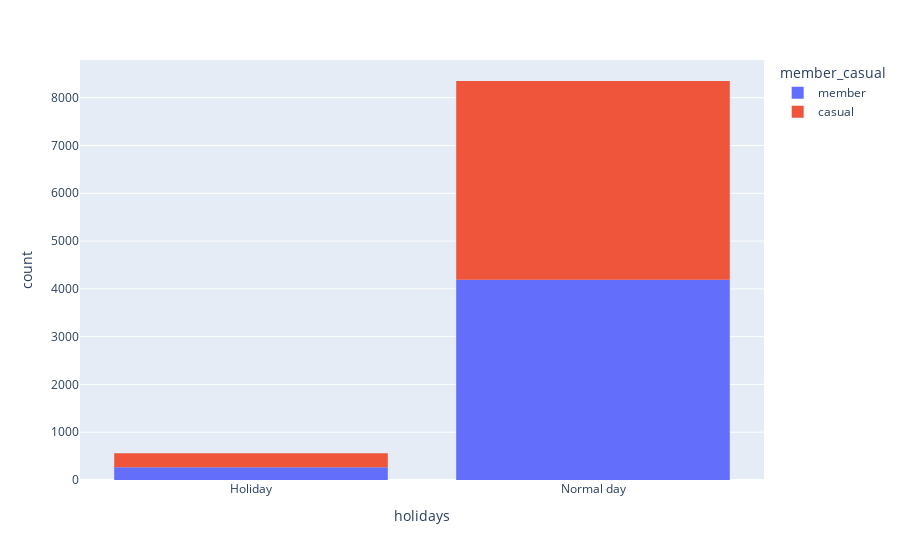

Source (notebook cell):
### Markdown cell above
**2) Do casual bikers ride more on holidays?**

### Code cell
fig = px.histogram(df_smote_final, x="holidays", color="member_casual")
fig.show()

### Figure 1 — Plotly figure (JSON) as saved in the notebook; plotly's stock layout.template omitted (floating-point values rounded to 4 significant figures; data arrays with more than 128 entries replaced by an {"elided": "..."} marker saying what was removed)
{"data": [{"alignmentgroup": "True", "bingroup": "x", "hovertemplate": "member_casual=member<br>holidays=%{x}<br>count=%{y}<extra></extra>", "legendgroup": "member", "marker": {"color": "#636efa", "pattern": {"shape": ""}}, "name": "member", "offsetgroup": "member", "orientation": "v", "showlegend": true, "type": "histogram", "x": {"elided": "4456 str values"}, "xaxis": "x", "yaxis": "y"}, {"alignmentgroup": "True", "bingroup": "x", "hovertemplate": "member_casual=casual<br>holidays=%{x}<br>count=%{y}<extra></extra>", "legendgroup": "casual", "marker": {"color": "#EF553B", "pattern": {"shape": ""}}, "name": "casual", "offsetgroup": "casual", "orientation": "v", "showlegend": true, "type": "histogram", "x": {"elided": "4456 str values"}, "xaxis": "x", "yaxis": "y"}], "layout": {"barmode": "relative", "legend": {"title": {"text": "member_casual"}, "tracegroupgap": 0}, "margin": {"t": 60}, "xaxis": {"anchor": "y", "domain": [0, 1], "title": {"text": "holidays"}}, "yaxis": {"anchor": "x", "domain": [0, 1], "title": {"text": "count"}}}}
